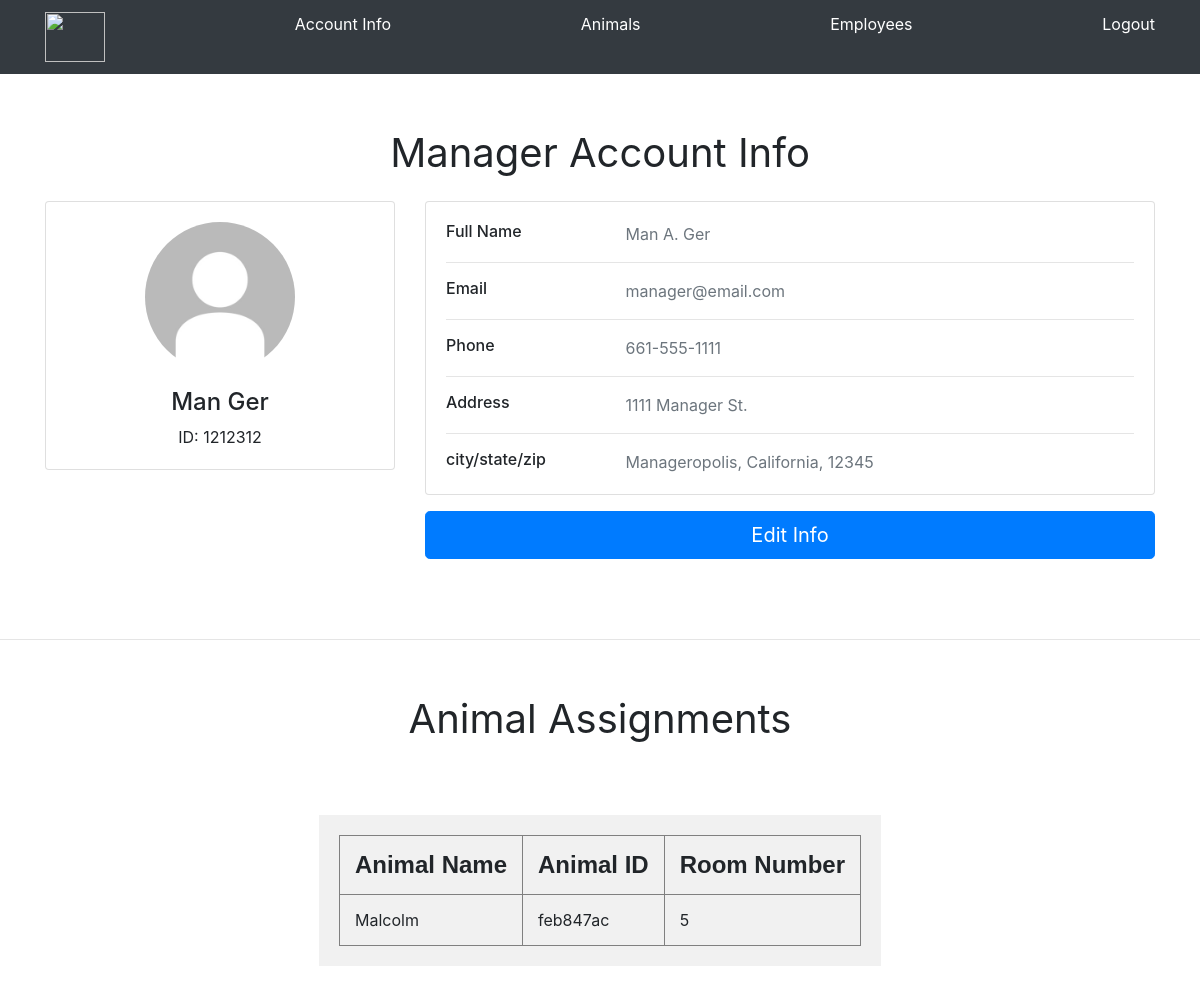
Page /src/GoldenGatePetShelter/Manager/managerHome.php (signed in) on the committed database.
### tables this page shows
CREATE TABLE `Employee` (
  `firstName` text,
  `middleName` text,
  `lastName` text,
  `streetName` text,
  `houseNumber` int(11) DEFAULT NULL,
  `zipCode` int(11) DEFAULT NULL,
  `city` text,
  `state` text,
  `phoneNumber1` varchar(25) DEFAULT NULL,
  `ID` varchar(20) NOT NULL DEFAULT '',
  `SSN` varchar(25) DEFAULT NULL,
  `email` text,
  `payment` float DEFAULT NULL,
  `startDate` date DEFAULT NULL,
  `endDate` date DEFAULT NULL,
  `pass` varchar(100) DEFAULT NULL,
  `authority` int(11) NOT NULL,
  PRIMARY KEY (`ID`)
);

### src/GoldenGatePetShelter/Manager/managerHome.php (the view, shortened to what this page needs)
<?php
	include("../connect.php");
	$id = $_SESSION['id'];
	$query = "SELECT firstName, middleName, lastName, streetName, houseNumber, zipCode, city, state, phoneNumber1, email FROM Employee WHERE ID='".$id."'";
	$queryC = "SELECT Care_Log.Animal, Care_Log.Animal_ID, Animals.Shelter_Section FROM Care_Log INNER JOIN Animals ON Care_Log.Animal_ID=Animals.ID WHERE Employee_ID='".$id."'";
	$result = mysqli_query($db, $query);
	if(mysqli_num_rows($result) == 0)
	{
		echo "ERROR: Info can't be found";
	} else {
		$row = mysqli_fetch_assoc($result);
		$fName = $row["firstName"];
		$mName = $row["middleName"];
		$lName = $row["lastName"];
		$sName = $row["streetName"];
		$hNum = $row["houseNumber"];
		$zip = $row["zipCode"];
		$city = $row["city"];
		$state = $row["state"];
		$phone = $row["phoneNumber1"];
		$email = $row["email"];
	}
?>
<html lan='en'>
    <head>
	<link rel="stylesheet" href="styles.css">
        <link rel="stylesheet" href="https://cdn.jsdelivr.net/npm/bootstrap@4.5.3/dist/css/bootstrap.min.css">
    </head>
    <body>
	    <nav class="site-header sticky-top py-1 navbar-dark bg-dark">
		    <div class="container d-flex flex-column flex-md-row justify-content-between">
			    <a class="py-2" href="#" aria-label="Product">
				    <img src="../Images/GGPS.png" width="60" height="50">
	                    </a>
			    <a class="py-2 d-none d-md-inline-block" href="managerHome.php">Account Info</a>
			    <a class="py-2 d-none d-md-inline-block" href="animals.php">Animals</a>
			    <a class="py-2 d-none d-md-inline-block" href="employee.php">Employees</a>
	                    <a class="py-2 d-none d-md-inline-block" href="../logout.php">Logout</a>
	            </div>
	     </nav>
	     <div class="box">
		<div class="text-center mb-4">
			<h1 class="mb-3 font-weight-normal" style="margin-top:55">
				Manager Account Info
			</h1>
		</div>
		<div class="container">
		<div class="main-body">
		<div class="row gutters-sm">
                  <div class="col-md-4 mb-3">
                    <div class="card">
                      <div class="card-body">
                        <div class="d-flex flex-column align-items-center text-center">
                          <img src="Images/default_profile_pic.jpg" alt="Admin" class="rounded-circle" width="150">
                          <div class="mt-3">
			  <h4> <?php echo $fName." ".$lName ?></h4>
			    <?php echo "ID: ".$id ?>
                          </div>
                        </div>
                      </div>
                    </div>
                  </div>
                  <div class="col-md-8">
                    <div class="card mb-3">
                      <div class="card-body">
                        <div class="row">
                          <div class="col-sm-3">
                            <h6 class="mb-0">Full Name</h6>
                          </div>
                          <div class="col-sm-9 text-secondary">
				<?php echo $fName." ".$mName." ".$lName ?>
                          </div>
                        </div>
                        <hr>
                        <div class="row">
                          <div class="col-sm-3">
                            <h6 class="mb-0">Email</h6>
                          </div>
                          <div class="col-sm-9 text-secondary">
				<?php echo $email ?>
                          </div>
                        </div>
                        <hr>
                        <div class="row">
                          <div class="col-sm-3">
                            <h6 class="mb-0">Phone</h6>
                          </div>
                          <div class="col-sm-9 text-secondary">
				<?php echo $phone ?>
                          </div>
                        </div>
                        <hr>
                        <div class="row">
                          <div class="col-sm-3">
                            <h6 class="mb-0">Address</h6>
                          </div>
                          <div class="col-sm-9 text-secondary">
				<?php echo $hNum." ".$sName ?>
                          </div>
                        </div>
                        <hr>
                        <div class="row">
                          <div class="col-sm-3">
                            <h6 class="mb-0">city/state/zip</h6>
                          </div>
                          <div class="col-sm-9 text-secondary">
				<?php echo $city.", ".$state.", ".$zip ?>
                          </div>
                        </div>
                      </div>
		    </div>
		    <button formaction="" class="btn btn-lg btn-primary btn-block" type="sumbit">
			<a href="editProfile.php" style="color:white">
			Edit Info
			</a>
		    </button>
                    </div>
                  </div>
                </div>
          </div>
	</div>
     <div class="box">
	<hr style="margin-top:80px">
	<div class="text-center mb-4">
		<h1 class="mb-3 font-weight-normal" style="margin-top:55">
			Animal Assignments
		</h1>
	</div>
	<div class="flex-container">
		<div class="col-md-0 p-lg-10 mx-auto my-5">
			<div class="lead font-weight-normal">
				<table border="1px solid black" cellspacing="2" cellpadding="15px" style="margin-left:auto;margin-right:auto">
<?php
	echo '<tr>
	    <th> <font face="Arial" size="5em">Animal Name</font></th>
	    <th> <font face="Arial" size="5em">Animal ID</font></th>
	    <th> <font face="Arial" size="5em">Room Number</font></th>
	    </tr>';
	if($res = $db->query($queryC)){
	    while($row = $res->fetch_assoc())
	    {
		$name = $row["Animal"];
		$aid = $row["Animal_ID"];
		$rNum = $row["Shelter_Section"];
		echo '<tr>
		    <td>'.$name.'</td>
		    <td>'.$aid.'</td>
		    <td>'.$rNum.'</td>
		    </tr>';
	    }
	}
?>
				</table>
			</div>
		</div>
	</div>
     </div>
</body>
</html>

### src/GoldenGatePetShelter/styles.css (style rules this page uses)
a:link { color: white; }
.flex-container { display: flex; }
.flex-container > div { background-color: #f1f1f1; margin: 10px; padding: 20px; font-size: 30px; }
.card { display: flex; flex-direction: column; min-width: 0; word-wrap: break-word; background-color: #fff; background-clip: border-box; border: 1px solid #e3e6f0; border-radius: .35rem; }

### rows in the picture
employee: firstName "Man", lastName "Ger", middleName "A.", email "manager@email.com", phoneNumber1 "661-555-1111", houseNumber "1111", streetName "Manager St.", city "Manageropolis", state "California", zipCode "12345"

### other values in the picture
$id "1212312"
$name "Malcolm"
$aid "feb847ac"
$rNum "5"
